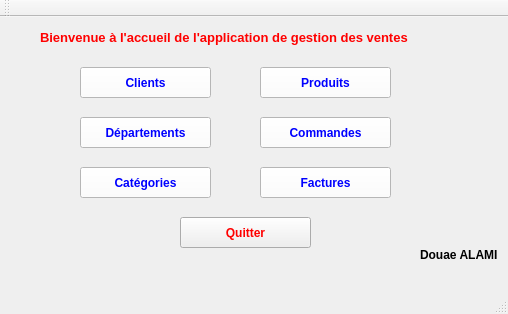
<?xml version="1.0" encoding="UTF-8"?>
<ui version="4.0">
 <class>MainWindow</class>
 <widget class="QMainWindow" name="MainWindow">
  <property name="geometry">
   <rect>
    <x>0</x>
    <y>0</y>
    <width>508</width>
    <height>314</height>
   </rect>
  </property>
  <property name="windowTitle">
   <string>Menu Principal</string>
  </property>
  <widget class="QWidget" name="centralWidget">
   <widget class="QPushButton" name="btn_client">
    <property name="geometry">
     <rect>
      <x>80</x>
      <y>50</y>
      <width>131</width>
      <height>31</height>
     </rect>
    </property>
    <property name="font">
     <font>
      <pointsize>9</pointsize>
      <weight>75</weight>
      <bold>true</bold>
     </font>
    </property>
    <property name="cursor">
     <cursorShape>PointingHandCursor</cursorShape>
    </property>
    <property name="styleSheet">
     <string notr="true">background-color: rgb(255, 255, 255);
color:blue;</string>
    </property>
    <property name="text">
     <string>Clients</string>
    </property>
   </widget>
   <widget class="QPushButton" name="btn_departement">
    <property name="geometry">
     <rect>
      <x>80</x>
      <y>100</y>
      <width>131</width>
      <height>31</height>
     </rect>
    </property>
    <property name="font">
     <font>
      <pointsize>9</pointsize>
      <weight>75</weight>
      <bold>true</bold>
     </font>
    </property>
    <property name="cursor">
     <cursorShape>PointingHandCursor</cursorShape>
    </property>
    <property name="styleSheet">
     <string notr="true">background-color: rgb(255, 255, 255);
color:blue;</string>
    </property>
    <property name="text">
     <string>Départements</string>
    </property>
   </widget>
   <widget class="QPushButton" name="btn_categorie">
    <property name="geometry">
     <rect>
      <x>80</x>
      <y>150</y>
      <width>131</width>
      <height>31</height>
     </rect>
    </property>
    <property name="font">
     <font>
      <pointsize>9</pointsize>
      <weight>75</weight>
      <bold>true</bold>
     </font>
    </property>
    <property name="cursor">
     <cursorShape>PointingHandCursor</cursorShape>
    </property>
    <property name="styleSheet">
     <string notr="true">background-color: rgb(255, 255, 255);
color:blue;</string>
    </property>
    <property name="text">
     <string>Catégories</string>
    </property>
   </widget>
   <widget class="QLabel" name="label">
    <property name="geometry">
     <rect>
      <x>40</x>
      <y>10</y>
      <width>411</width>
      <height>20</height>
     </rect>
    </property>
    <property name="font">
     <font>
      <pointsize>10</pointsize>
      <weight>75</weight>
      <bold>true</bold>
     </font>
    </property>
    <property name="styleSheet">
     <string notr="true">color: rgb(255, 0, 0);</string>
    </property>
    <property name="text">
     <string>Bienvenue à l'accueil de l'application de gestion des ventes</string>
    </property>
   </widget>
   <widget class="QPushButton" name="btn_produits">
    <property name="geometry">
     <rect>
      <x>260</x>
      <y>50</y>
      <width>131</width>
      <height>31</height>
     </rect>
    </property>
    <property name="font">
     <font>
      <pointsize>9</pointsize>
      <weight>75</weight>
      <bold>true</bold>
     </font>
    </property>
    <property name="cursor">
     <cursorShape>PointingHandCursor</cursorShape>
    </property>
    <property name="styleSheet">
     <string notr="true">background-color: rgb(255, 255, 255);
color:blue;</string>
    </property>
    <property name="text">
     <string>Produits</string>
    </property>
   </widget>
   <widget class="QPushButton" name="btn_commandes">
    <property name="geometry">
     <rect>
      <x>260</x>
      <y>100</y>
      <width>131</width>
      <height>31</height>
     </rect>
    </property>
    <property name="font">
     <font>
      <pointsize>9</pointsize>
      <weight>75</weight>
      <bold>true</bold>
     </font>
    </property>
    <property name="cursor">
     <cursorShape>PointingHandCursor</cursorShape>
    </property>
    <property name="styleSheet">
     <string notr="true">background-color: rgb(255, 255, 255);
color:blue;</string>
    </property>
    <property name="text">
     <string>Commandes</string>
    </property>
   </widget>
   <widget class="QPushButton" name="btn_factures">
    <property name="geometry">
     <rect>
      <x>260</x>
      <y>150</y>
      <width>131</width>
      <height>31</height>
     </rect>
    </property>
    <property name="font">
     <font>
      <pointsize>9</pointsize>
      <weight>75</weight>
      <bold>true</bold>
     </font>
    </property>
    <property name="cursor">
     <cursorShape>PointingHandCursor</cursorShape>
    </property>
    <property name="styleSheet">
     <string notr="true">background-color: rgb(255, 255, 255);
color:blue;</string>
    </property>
    <property name="text">
     <string>Factures</string>
    </property>
   </widget>
   <widget class="QPushButton" name="btn_quitter">
    <property name="geometry">
     <rect>
      <x>180</x>
      <y>200</y>
      <width>131</width>
      <height>31</height>
     </rect>
    </property>
    <property name="font">
     <font>
      <pointsize>9</pointsize>
      <weight>75</weight>
      <bold>true</bold>
     </font>
    </property>
    <property name="cursor">
     <cursorShape>PointingHandCursor</cursorShape>
    </property>
    <property name="styleSheet">
     <string notr="true">color:red;</string>
    </property>
    <property name="text">
     <string>Quitter</string>
    </property>
   </widget>
   <widget class="QLabel" name="label_2">
    <property name="geometry">
     <rect>
      <x>420</x>
      <y>230</y>
      <width>81</width>
      <height>16</height>
     </rect>
    </property>
    <property name="font">
     <font>
      <weight>75</weight>
      <bold>true</bold>
     </font>
    </property>
    <property name="text">
     <string>Douae ALAMI</string>
    </property>
   </widget>
  </widget>
  <widget class="QMenuBar" name="menuBar">
   <property name="geometry">
    <rect>
     <x>0</x>
     <y>0</y>
     <width>508</width>
     <height>21</height>
    </rect>
   </property>
  </widget>
  <widget class="QToolBar" name="mainToolBar">
   <attribute name="toolBarArea">
    <enum>TopToolBarArea</enum>
   </attribute>
   <attribute name="toolBarBreak">
    <bool>false</bool>
   </attribute>
  </widget>
  <widget class="QStatusBar" name="statusBar"/>
 </widget>
 <layoutdefault spacing="6" margin="11"/>
 <resources/>
 <connections/>
</ui>
